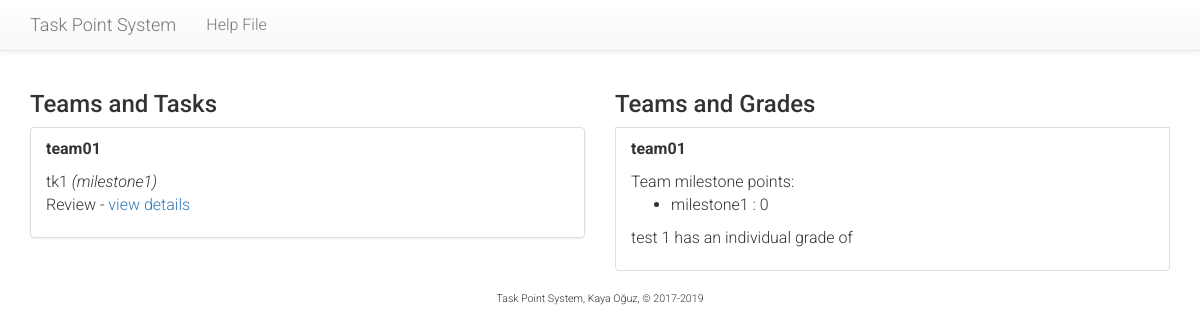
/tasks/view-all-teams/ (signed in), run on the app's committed database.
### tasks/models.py (models this page shows, shortened)
class Team(models.Model):
    course = models.ForeignKey(Course, on_delete=models.CASCADE)
    name = models.CharField("Team Name", max_length=128)
    github = models.CharField("Git Page", max_length=256, null=True)
    supervisor = models.ForeignKey(Supervisor, on_delete=models.SET_NULL, blank=True, null=True)
    team_size = models.PositiveSmallIntegerField("Team size", default=4, validators=[MaxValueValidator(99), MinValueValidator(1)])
    def get_all_task_points(self, m):
        p = 0
        for task in self.task_set.all().filter(milestone=m):
            p = p + task.get_points()
        return p
    def get_all_accepted_points(self, m):
        p = 0
        for task in self.task_set.all().filter(milestone=m):
            if task.status == 5:
                p = p + task.get_points()
        return p
    def get_milestone_list(self):
        milestone_list = {}
        for m in self.course.milestone_set.all():
            milestone_list[m.name] = self.get_team_grade(m)
        return milestone_list
    def get_team_grade(self, m):
        g = 0
        if self.get_all_task_points(m) > 0:
            g = round((self.get_all_accepted_points(m) / self.get_all_task_points(m)) * 100)
        return g

class Task(models.Model):
    PRIORITY = (
        (3, 'Urgent'),
        (2, 'Planned'),
        (1, 'Low'),
    )
    DIFFICULTY = (
        (3, 'Difficult'),
        (2, 'Normal'),
        (1, 'Easy'),
    )
    STATUS = (
        (1, "Review"),
        (2, "Working on it"),
        (3, "Waiting for review"),
        (4, "Waiting for supervisor grade"),
        (5, "Rejected"),
        (6, "Accepted"),
    )
    milestone = models.ForeignKey(Milestone, on_delete=models.CASCADE)
    creator = models.ForeignKey(User, related_name='creator', on_delete=models.SET_NULL, blank=True, null=True)
    assignee = models.ForeignKey(
        Developer,
        on_delete=models.CASCADE,
        related_name='assignee',
        verbose_name="Assigned to"
    )
    team = models.ForeignKey(Team, on_delete=models.CASCADE)
    title = models.CharField("Brief task name", max_length=256)
    description = models.TextField("Description")
    due = models.DateField("Due Date", validators=[past_date_validator])
    date = models.DateTimeField("Created on", auto_now_add=True)
    completed = models.DateTimeField("Completed on", auto_now=True, blank=True, null=True)
    priority = models.PositiveSmallIntegerField("Priority", choices=PRIORITY, default=2)
    difficulty = models.PositiveSmallIntegerField("Difficulty", choices=DIFFICULTY, default=2)
    modifier = models.PositiveSmallIntegerField(
        "Modifier",
        default=3,
        validators=[MaxValueValidator(5), MinValueValidator(1)]
    )
    status = models.PositiveSmallIntegerField("Status", choices=STATUS, default=1)
    valid = models.BooleanField("Is Valid", default=False)
    def get_points(self):
        return (self.difficulty*self.priority)+self.modifier

class Milestone(models.Model):
    course = models.ForeignKey(Course, on_delete=models.CASCADE)
    name = models.CharField("Milestone", max_length=128)
    description = models.TextField("Milestone details")
    weight = models.PositiveSmallIntegerField(
        "Weight",
        default=10,
        validators=[MaxValueValidator(100), MinValueValidator(1)]
    )
    due = models.DateField("Due Date")

class Developer(models.Model):
    id = models.CharField("ID", max_length=12, primary_key=True)
    user = models.OneToOneField(User, on_delete=models.CASCADE)
    team = models.ForeignKey(Team, on_delete=models.SET_NULL, blank=True, null=True)
    def __str__(self):
        return self.get_name()
    def get_name(self):
        return self.user.first_name + " " + self.user.last_name

### tasks/views.py (the view)
@login_required
def view_all_teams(request):
    if not request.user.is_superuser:
        leave_site(request)
        return HttpResponseRedirect('/tasks/')
    context = {
        'page_title': 'All teams and their points',
        'teams': Team.objects.all(),
        'developers': Developer.objects.all(),
        'milestones': Milestone.objects.all(),
    }
    return render(request, 'tasks/view_all_teams.html', context)

### tasks/templates/tasks/view_all_teams.html (shortened to what this page needs)
{% extends "tasks/base.html" %}
{% block leftcontent %}
<h3>Teams and Tasks</h3>
<ul class="list-group">
{% for team in teams %}
  <li class="list-group-item">
    <p><b>{{ team.name }}</b></p>
    {% for t in team.task_set.all %}
      <p>{{ t.title }} <i>({{t.milestone.name}})</i><br />
        {{t.get_status_display}} - <a href="{% url 'tasks:view-task' t.id %}">view details</a></p>
    {% endfor %}
  </li>
{% endfor %}
</ul>
{% endblock %}
{% block rightcontent %}
<h3>Teams and Grades</h3>
{% for team in teams %}
  <li class="list-group-item">
    <p><b>{{ team.name }}</b></p>
    Team milestone points:
    <ul>
    {% for m, g in team.get_milestone_list.items %}
      <li> {{ m }} : {{ g }}</li>
    {% endfor %}
    </ul>
    {% for d in team.developer_set.all %}
      <p>{{ d }} has an individual grade of {{ d.getProjectGrade }}</p>
    {% endfor %}
  </li>
{% endfor %}
{% endblock %}

### tasks/static/tasks/style.css (style rules this page uses)
body, div, p, td, li { font-family: "Roboto"; font-weight: 300; font-size: 12pt; }

### data on the page
Team: name "team01", get_milestone_list "0"
Task: title "tk1", milestone.name "milestone1", status "Review"
Milestone: get_milestone_list "milestone1"
Developer: user.last_name "test 1"
